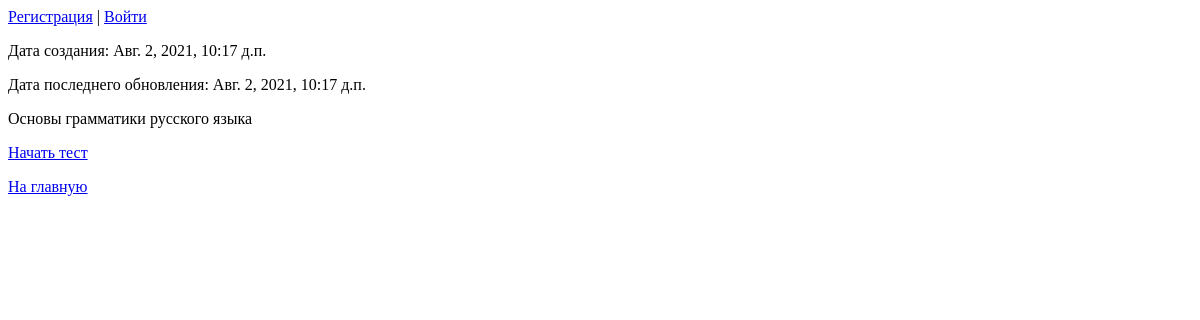
/quiz/4/, run on an earlier commit of the app's database.
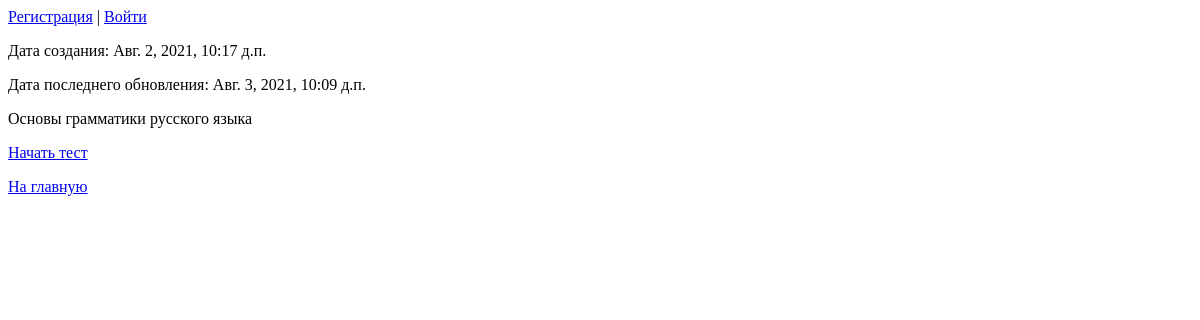
And on a later commit of the database.
### quiz/models.py (models this page shows, shortened)
class Quiz(models.Model):
    name = models.CharField(max_length=300, verbose_name='Название')
    subject = models.CharField(max_length=120, verbose_name='Тематика')
    created_date = models.DateTimeField(auto_now_add=True, verbose_name='Дата создания')
    update_at = models.DateTimeField(auto_now=True, verbose_name='Дата редактирования')
    class Meta:
        verbose_name = 'Тесты'
        verbose_name_plural = 'Тесты'
        ordering = ['-created_date', 'subject']

### quiz/views.py (the view)
# urls.py: path('quiz/<int:pk>/', QuizView.as_view(), name='quiz'),
class QuizView(View):
    def get(self, request, pk):
        quiz = Quiz.objects.get(id=pk)
        return render(request, 'quiz/quiz.html', {'quiz': quiz})

### quiz/templates/quiz/quiz.html (shortened to what this page needs)
{% extends 'quiz/general.html' %}
{% block content %}
  <p>Дата создания: {{ quiz.created_date }}</p>
  <p>Дата последнего обновления: {{ quiz.update_at }}</p>
  <p>{{ quiz.name }}</p>
  <p><a href="{% url 'passing' %}?quiz_pk={{ quiz.pk }}">Начать тест</a></p>
  <p><a href="{% url 'index' %}">На главную</a> </p>
{% endblock %}

What changed in the data, as far as the page shows it:
changed Quiz "Основы грамматики русского языка": update_at "Авг. 2, 2021, 10:17 д.п." → "Авг. 3, 2021, 10:09 д.п."
